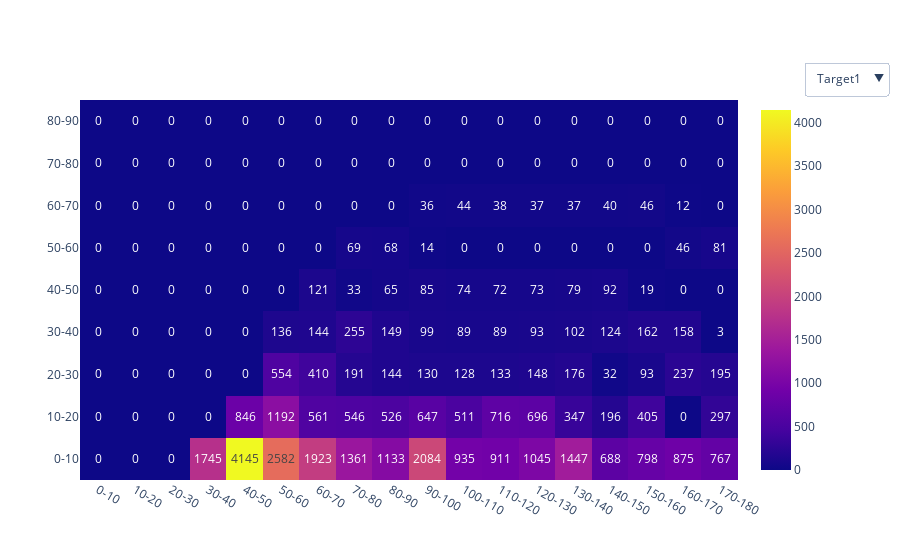

Notebook code cell kept with this figure:
### Code cell
# Visualization of Target 1's Azimuth and Elevation data (includes all satellites).

figs = []
buttons = []
for t in range(len(stk_object.targets)):
    fig = px.imshow(stk_object.Azimuth_vs_Elevation[f"Target{t+1}"], text_auto=True,
                labels=dict(x="Elevation", y="Azimuth", color="Total Frames Captured"))
    figs.append(fig.data[0])
    z = np.zeros(10,dtype=bool);z[t]=1
    buttons.append(dict(label=f"Target{t+1}",
                        method="restyle",
                        args=[{"visible": z},]))

fig=go.Figure(figs)
fig.update_layout(
    updatemenus=[
        dict(
            active=0,
            buttons=buttons,
              x=1.1,
              xanchor="left",
              y=1.1,
              yanchor="top")])
fig.show()

### Figure 1 — Plotly figure (JSON) as saved in the notebook; plotly's stock layout.template omitted (floating-point values rounded to 4 significant figures; data arrays with more than 128 entries replaced by an {"elided": "..."} marker saying what was removed)
{"data": [{"coloraxis": "coloraxis", "hovertemplate": "Elevation: %{x}<br>Azimuth: %{y}<br>Total Frames Captured: %{z}<extra></extra>", "name": "0", "texttemplate": "%{z}", "type": "heatmap", "x": ["0-10", "10-20", "20-30", "30-40", "40-50", "50-60", "60-70", "70-80", "80-90", "90-100", "100-110", "110-120", "120-130", "130-140", "140-150", "150-160", "160-170", "170-180"], "xaxis": "x", "y": ["0-10", "10-20", "20-30", "30-40", "40-50", "50-60", "60-70", "70-80", "80-90"], "yaxis": "y", "z": {"elided": "9x18 int values"}}, {"coloraxis": "coloraxis", "hovertemplate": "Elevation: %{x}<br>Azimuth: %{y}<br>Total Frames Captured: %{z}<extra></extra>", "name": "0", "texttemplate": "%{z}", "type": "heatmap", "x": ["0-10", "10-20", "20-30", "30-40", "40-50", "50-60", "60-70", "70-80", "80-90", "90-100", "100-110", "110-120", "120-130", "130-140", "140-150", "150-160", "160-170", "170-180"], "xaxis": "x", "y": ["0-10", "10-20", "20-30", "30-40", "40-50", "50-60", "60-70", "70-80", "80-90"], "yaxis": "y", "z": {"elided": "9x18 int values"}}, {"coloraxis": "coloraxis", "hovertemplate": "Elevation: %{x}<br>Azimuth: %{y}<br>Total Frames Captured: %{z}<extra></extra>", "name": "0", "texttemplate": "%{z}", "type": "heatmap", "x": ["0-10", "10-20", "20-30", "30-40", "40-50", "50-60", "60-70", "70-80", "80-90", "90-100", "100-110", "110-120", "120-130", "130-140", "140-150", "150-160", "160-170", "170-180"], "xaxis": "x", "y": ["0-10", "10-20", "20-30", "30-40", "40-50", "50-60", "60-70", "70-80", "80-90"], "yaxis": "y", "z": {"elided": "9x18 int values"}}, {"coloraxis": "coloraxis", "hovertemplate": "Elevation: %{x}<br>Azimuth: %{y}<br>Total Frames Captured: %{z}<extra></extra>", "name": "0", "texttemplate": "%{z}", "type": "heatmap", "x": ["0-10", "10-20", "20-30", "30-40", "40-50", "50-60", "60-70", "70-80", "80-90", "90-100", "100-110", "110-120", "120-130", "130-140", "140-150", "150-160", "160-170", "170-180"], "xaxis": "x", "y": ["0-10", "10-20", "20-30", "30-40", "40-50", "50-60", "60-70", "70-80", "80-90"], "yaxis": "y", "z": {"elided": "9x18 int values"}}, {"coloraxis": "coloraxis", "hovertemplate": "Elevation: %{x}<br>Azimuth: %{y}<br>Total Frames Captured: %{z}<extra></extra>", "name": "0", "texttemplate": "%{z}", "type": "heatmap", "x": ["0-10", "10-20", "20-30", "30-40", "40-50", "50-60", "60-70", "70-80", "80-90", "90-100", "100-110", "110-120", "120-130", "130-140", "140-150", "150-160", "160-170", "170-180"], "xaxis": "x", "y": ["0-10", "10-20", "20-30", "30-40", "40-50", "50-60", "60-70", "70-80", "80-90"], "yaxis": "y", "z": {"elided": "9x18 int values"}}], "layout": {"updatemenus": [{"active": 0, "buttons": [{"args": [{"visible": [true, false, false, false, false, false, false, false, false, false]}], "label": "Target1", "method": "restyle"}, {"args": [{"visible": [false, true, false, false, false, false, false, false, false, false]}], "label": "Target2", "method": "restyle"}, {"args": [{"visible": [false, false, true, false, false, false, false, false, false, false]}], "label": "Target3", "method": "restyle"}, {"args": [{"visible": [false, false, false, true, false, false, false, false, false, false]}], "label": "Target4", "method": "restyle"}, {"args": [{"visible": [false, false, false, false, true, false, false, false, false, false]}], "label": "Target5", "method": "restyle"}], "x": 1.1, "xanchor": "left", "y": 1.1, "yanchor": "top"}]}}
